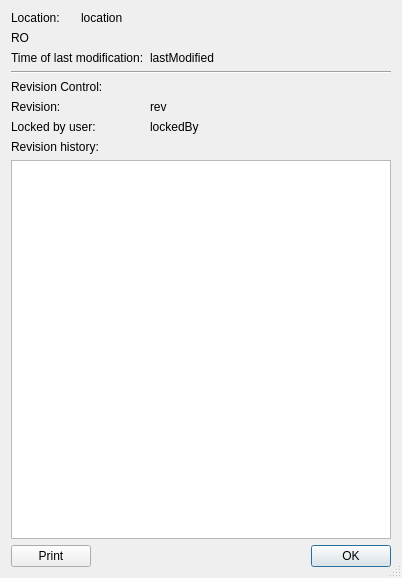
<?xml version="1.0" encoding="UTF-8"?>
<ui version="4.0">
 <class>filePropDialog_q</class>
 <widget class="QDialog" name="filePropDialog_q">
  <property name="windowModality">
   <enum>Qt::WindowModality::WindowModal</enum>
  </property>
  <property name="geometry">
   <rect>
    <x>0</x>
    <y>0</y>
    <width>402</width>
    <height>578</height>
   </rect>
  </property>
  <property name="windowTitle">
   <string>File Properties</string>
  </property>
  <property name="sizeGripEnabled">
   <bool>true</bool>
  </property>
  <property name="modal">
   <bool>true</bool>
  </property>
  <layout class="QGridLayout" name="gridLayout">
   <item row="0" column="0">
    <widget class="QLabel" name="textLabel1">
     <property name="text">
      <string>Location:</string>
     </property>
     <property name="wordWrap">
      <bool>false</bool>
     </property>
    </widget>
   </item>
   <item row="0" column="1" colspan="2">
    <widget class="QLabel" name="fileLocation">
     <property name="sizePolicy">
      <sizepolicy hsizetype="Expanding" vsizetype="Preferred">
       <horstretch>0</horstretch>
       <verstretch>0</verstretch>
      </sizepolicy>
     </property>
     <property name="text">
      <string>location</string>
     </property>
     <property name="wordWrap">
      <bool>false</bool>
     </property>
    </widget>
   </item>
   <item row="1" column="0" colspan="3">
    <widget class="QLabel" name="fileRO">
     <property name="text">
      <string>RO</string>
     </property>
     <property name="wordWrap">
      <bool>false</bool>
     </property>
    </widget>
   </item>
   <item row="2" column="0" colspan="2">
    <widget class="QLabel" name="textLabel1_2">
     <property name="text">
      <string>Time of last modification:</string>
     </property>
     <property name="wordWrap">
      <bool>false</bool>
     </property>
    </widget>
   </item>
   <item row="2" column="2">
    <widget class="QLabel" name="lastModified">
     <property name="text">
      <string>lastModified</string>
     </property>
     <property name="wordWrap">
      <bool>false</bool>
     </property>
    </widget>
   </item>
   <item row="3" column="0" colspan="3">
    <widget class="Line" name="line5">
     <property name="frameShape">
      <enum>QFrame::Shape::HLine</enum>
     </property>
     <property name="frameShadow">
      <enum>QFrame::Shadow::Sunken</enum>
     </property>
     <property name="orientation">
      <enum>Qt::Orientation::Horizontal</enum>
     </property>
    </widget>
   </item>
   <item row="4" column="0" colspan="3">
    <widget class="QLabel" name="textLabel2">
     <property name="text">
      <string>Revision Control:</string>
     </property>
     <property name="wordWrap">
      <bool>false</bool>
     </property>
    </widget>
   </item>
   <item row="5" column="0" colspan="2">
    <widget class="QLabel" name="textLabel4">
     <property name="text">
      <string>Revision:</string>
     </property>
     <property name="wordWrap">
      <bool>false</bool>
     </property>
    </widget>
   </item>
   <item row="5" column="2">
    <widget class="QLabel" name="fileRev">
     <property name="sizePolicy">
      <sizepolicy hsizetype="Expanding" vsizetype="Preferred">
       <horstretch>0</horstretch>
       <verstretch>0</verstretch>
      </sizepolicy>
     </property>
     <property name="text">
      <string>rev</string>
     </property>
     <property name="wordWrap">
      <bool>false</bool>
     </property>
    </widget>
   </item>
   <item row="6" column="0" colspan="2">
    <widget class="QLabel" name="textLabel7">
     <property name="text">
      <string>Locked by user:</string>
     </property>
     <property name="wordWrap">
      <bool>false</bool>
     </property>
    </widget>
   </item>
   <item row="6" column="2">
    <widget class="QLabel" name="fileLockedBy">
     <property name="sizePolicy">
      <sizepolicy hsizetype="Expanding" vsizetype="Preferred">
       <horstretch>0</horstretch>
       <verstretch>0</verstretch>
      </sizepolicy>
     </property>
     <property name="text">
      <string>lockedBy</string>
     </property>
     <property name="wordWrap">
      <bool>false</bool>
     </property>
    </widget>
   </item>
   <item row="7" column="0" colspan="3">
    <widget class="QLabel" name="textLabel9">
     <property name="text">
      <string>Revision history:</string>
     </property>
     <property name="wordWrap">
      <bool>false</bool>
     </property>
    </widget>
   </item>
   <item row="8" column="0" colspan="3">
    <widget class="QTextBrowser" name="fileRevHistory">
     <property name="enabled">
      <bool>true</bool>
     </property>
    </widget>
   </item>
   <item row="9" column="0" colspan="3">
    <layout class="QHBoxLayout" name="horizontalLayout">
     <item>
      <widget class="QPushButton" name="bt_print">
       <property name="maximumSize">
        <size>
         <width>100</width>
         <height>16777215</height>
        </size>
       </property>
       <property name="text">
        <string>Print</string>
       </property>
      </widget>
     </item>
     <item>
      <spacer name="horizontalSpacer">
       <property name="orientation">
        <enum>Qt::Orientation::Horizontal</enum>
       </property>
       <property name="sizeHint" stdset="0">
        <size>
         <width>40</width>
         <height>20</height>
        </size>
       </property>
      </spacer>
     </item>
     <item>
      <widget class="QPushButton" name="bt_OK">
       <property name="maximumSize">
        <size>
         <width>100</width>
         <height>16777215</height>
        </size>
       </property>
       <property name="text">
        <string>OK</string>
       </property>
       <property name="default">
        <bool>true</bool>
       </property>
      </widget>
     </item>
    </layout>
   </item>
  </layout>
 </widget>
 <layoutdefault spacing="6" margin="11"/>
 <tabstops>
  <tabstop>fileRevHistory</tabstop>
  <tabstop>bt_print</tabstop>
  <tabstop>bt_OK</tabstop>
 </tabstops>
 <resources/>
 <connections>
  <connection>
   <sender>bt_OK</sender>
   <signal>released()</signal>
   <receiver>filePropDialog_q</receiver>
   <slot>close()</slot>
   <hints>
    <hint type="sourcelabel">
     <x>20</x>
     <y>20</y>
    </hint>
    <hint type="destinationlabel">
     <x>20</x>
     <y>20</y>
    </hint>
   </hints>
  </connection>
  <connection>
   <sender>bt_print</sender>
   <signal>released()</signal>
   <receiver>filePropDialog_q</receiver>
   <slot>printRevHistory()</slot>
   <hints>
    <hint type="sourcelabel">
     <x>20</x>
     <y>20</y>
    </hint>
    <hint type="destinationlabel">
     <x>20</x>
     <y>20</y>
    </hint>
   </hints>
  </connection>
 </connections>
 <slots>
  <slot>printRevHistory()</slot>
 </slots>
</ui>
